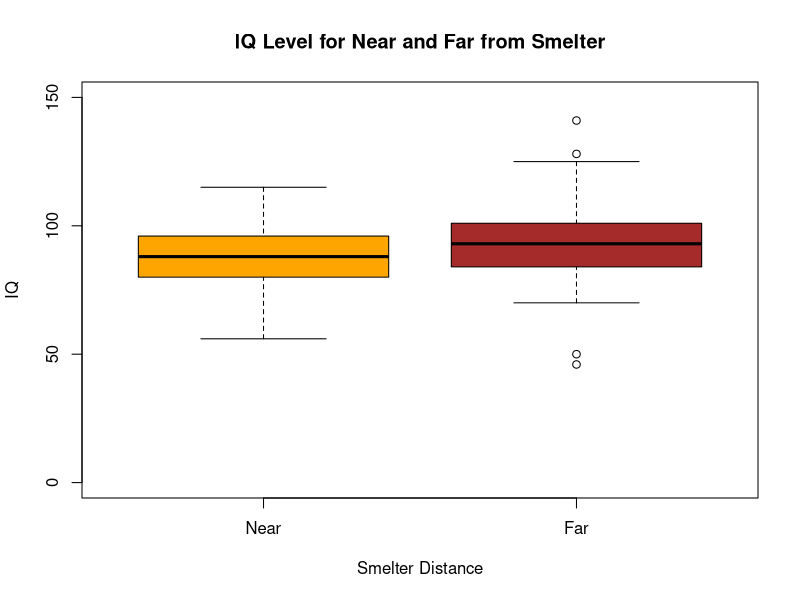

This figure's R source:
## ---- chunk 1
knitr::opts_chunk$set(echo = TRUE)
## ---- chunk 2
lead_data <- read.csv("DataRaw/lead-iq-01.csv")
lead_near <- subset(lead_data, lead_data$Smelter == "Near")
lead_far <- subset(lead_data, lead_data$Smelter == "Far")

boxplot(lead_near$IQ, lead_far$IQ, col = c("orange", "brown"), main = "IQ Level for Near and Far from Smelter", xlab = "Smelter Distance", ylab = "IQ", names = c("Near", "Far"), ylim = c(0, 150))
  #Y limits set because the far data has an extreme outlier that makes the graphs hard to read
## ---- chunk 3
library(knitr)
#?knitr
kable(lead_data[c(1:5,68:72), ], col.names = c("Index", "Smelter", "IQ"), padding = 4)
  #Indexes chosen as first 5 values for each smelter distance status 
